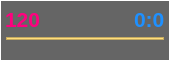
<?xml version="1.0" encoding="UTF-8"?>
<ui version="4.0">
 <class>RhythmWidget</class>
 <widget class="QWidget" name="RhythmWidget">
  <property name="geometry">
   <rect>
    <x>0</x>
    <y>0</y>
    <width>170</width>
    <height>61</height>
   </rect>
  </property>
  <property name="windowTitle">
   <string>Form</string>
  </property>
  <property name="locale">
   <locale language="English" country="UnitedStates"/>
  </property>
  <layout class="QHBoxLayout" name="horizontalLayout">
   <property name="leftMargin">
    <number>0</number>
   </property>
   <property name="topMargin">
    <number>0</number>
   </property>
   <property name="rightMargin">
    <number>0</number>
   </property>
   <property name="bottomMargin">
    <number>0</number>
   </property>
   <item>
    <widget class="QFrame" name="frame">
     <property name="styleSheet">
      <string notr="true">#frame {
background-color: rgba(62, 62, 62, 200);
border:1px solid rgb(255, 255, 255);
}</string>
     </property>
     <property name="frameShape">
      <enum>QFrame::StyledPanel</enum>
     </property>
     <property name="frameShadow">
      <enum>QFrame::Raised</enum>
     </property>
     <layout class="QVBoxLayout" name="verticalLayout">
      <property name="spacing">
       <number>0</number>
      </property>
      <property name="leftMargin">
       <number>4</number>
      </property>
      <property name="topMargin">
       <number>0</number>
      </property>
      <property name="rightMargin">
       <number>4</number>
      </property>
      <property name="bottomMargin">
       <number>4</number>
      </property>
      <item>
       <layout class="QHBoxLayout" name="horizontalLayout_2">
        <item>
         <widget class="QLabel" name="lbBpm">
          <property name="font">
           <font>
            <pointsize>16</pointsize>
            <weight>75</weight>
            <bold>true</bold>
           </font>
          </property>
          <property name="styleSheet">
           <string notr="true">/*color: #F6416C;*/
color: rgb(255, 0, 127);</string>
          </property>
          <property name="text">
           <string>120</string>
          </property>
         </widget>
        </item>
        <item>
         <spacer name="horizontalSpacer">
          <property name="orientation">
           <enum>Qt::Horizontal</enum>
          </property>
          <property name="sizeHint" stdset="0">
           <size>
            <width>40</width>
            <height>20</height>
           </size>
          </property>
         </spacer>
        </item>
        <item>
         <widget class="QLabel" name="lbBeat">
          <property name="font">
           <font>
            <pointsize>16</pointsize>
            <weight>75</weight>
            <bold>true</bold>
           </font>
          </property>
          <property name="styleSheet">
           <string notr="true">color: rgb(30,144,255);</string>
          </property>
          <property name="text">
           <string>0:0</string>
          </property>
         </widget>
        </item>
       </layout>
      </item>
      <item>
       <widget class="QFrame" name="frame_3">
        <property name="minimumSize">
         <size>
          <width>0</width>
          <height>3</height>
         </size>
        </property>
        <property name="maximumSize">
         <size>
          <width>16777215</width>
          <height>3</height>
         </size>
        </property>
        <property name="styleSheet">
         <string notr="true">background-color: #FFDE7D;
margin: 0 1px 0 1px;</string>
        </property>
        <property name="frameShape">
         <enum>QFrame::StyledPanel</enum>
        </property>
        <property name="frameShadow">
         <enum>QFrame::Raised</enum>
        </property>
       </widget>
      </item>
      <item>
       <spacer name="verticalSpacer">
        <property name="orientation">
         <enum>Qt::Vertical</enum>
        </property>
        <property name="sizeType">
         <enum>QSizePolicy::Fixed</enum>
        </property>
        <property name="sizeHint" stdset="0">
         <size>
          <width>20</width>
          <height>4</height>
         </size>
        </property>
       </spacer>
      </item>
      <item>
       <layout class="QHBoxLayout" name="horizontalLayout_3">
        <item>
         <widget class="RhythmRectangle" name="b1" native="true">
          <property name="minimumSize">
           <size>
            <width>0</width>
            <height>12</height>
           </size>
          </property>
          <property name="maximumSize">
           <size>
            <width>16777215</width>
            <height>12</height>
           </size>
          </property>
         </widget>
        </item>
        <item>
         <widget class="RhythmRectangle" name="b2" native="true">
          <property name="minimumSize">
           <size>
            <width>0</width>
            <height>12</height>
           </size>
          </property>
          <property name="maximumSize">
           <size>
            <width>16777215</width>
            <height>12</height>
           </size>
          </property>
         </widget>
        </item>
        <item>
         <widget class="RhythmRectangle" name="b3" native="true">
          <property name="minimumSize">
           <size>
            <width>0</width>
            <height>12</height>
           </size>
          </property>
          <property name="maximumSize">
           <size>
            <width>16777215</width>
            <height>12</height>
           </size>
          </property>
         </widget>
        </item>
        <item>
         <widget class="RhythmRectangle" name="b4" native="true">
          <property name="minimumSize">
           <size>
            <width>0</width>
            <height>12</height>
           </size>
          </property>
          <property name="maximumSize">
           <size>
            <width>16777215</width>
            <height>12</height>
           </size>
          </property>
         </widget>
        </item>
        <item>
         <widget class="RhythmRectangle" name="b5" native="true">
          <property name="minimumSize">
           <size>
            <width>0</width>
            <height>12</height>
           </size>
          </property>
          <property name="maximumSize">
           <size>
            <width>16777215</width>
            <height>12</height>
           </size>
          </property>
         </widget>
        </item>
        <item>
         <widget class="RhythmRectangle" name="b6" native="true">
          <property name="minimumSize">
           <size>
            <width>0</width>
            <height>12</height>
           </size>
          </property>
          <property name="maximumSize">
           <size>
            <width>16777215</width>
            <height>12</height>
           </size>
          </property>
         </widget>
        </item>
       </layout>
      </item>
     </layout>
    </widget>
   </item>
  </layout>
 </widget>
 <customwidgets>
  <customwidget>
   <class>RhythmRectangle</class>
   <extends>QWidget</extends>
   <header>RhythmWidget.h</header>
   <container>1</container>
  </customwidget>
 </customwidgets>
 <resources/>
 <connections/>
</ui>
